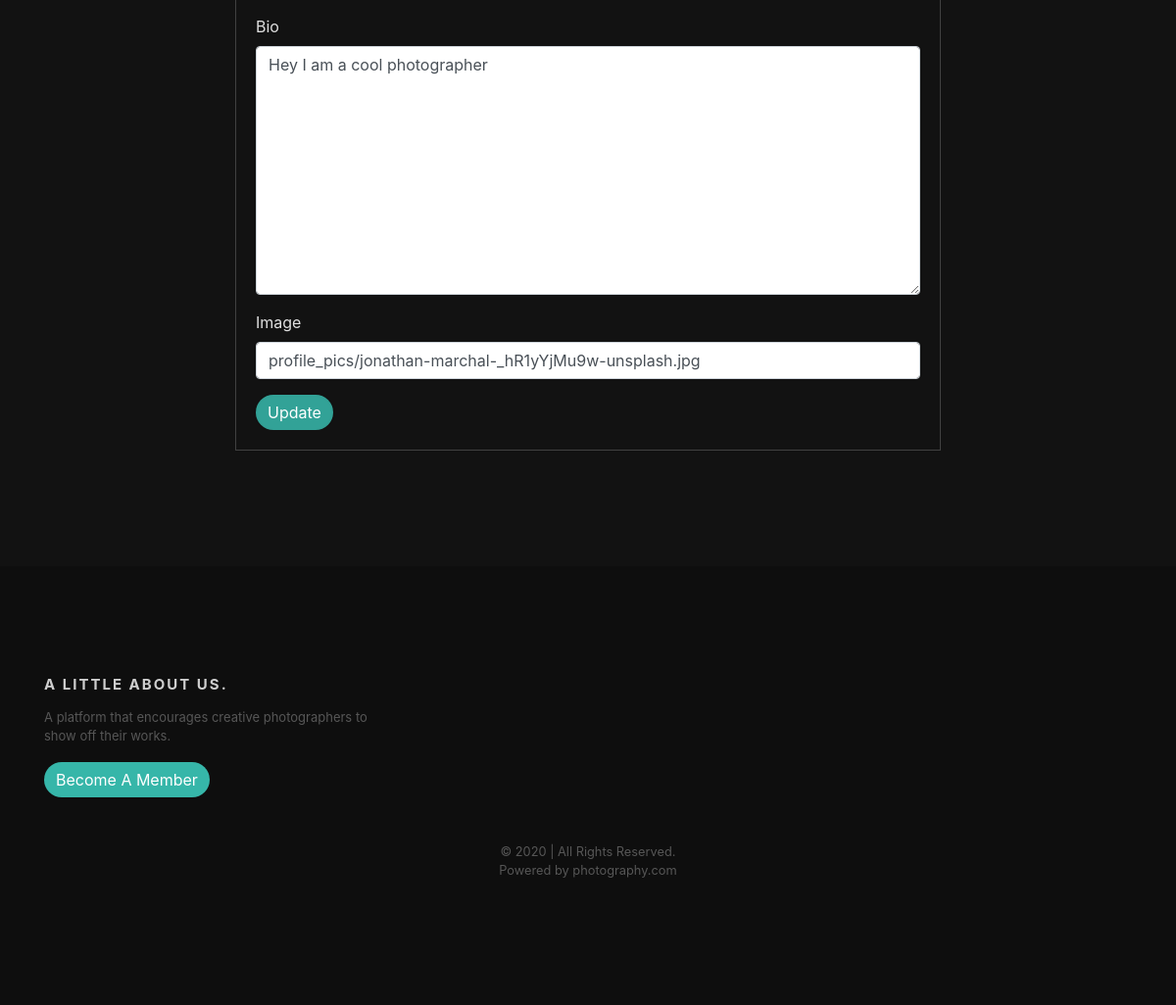
The app's page /profile/ (signed in, lower part), older data.
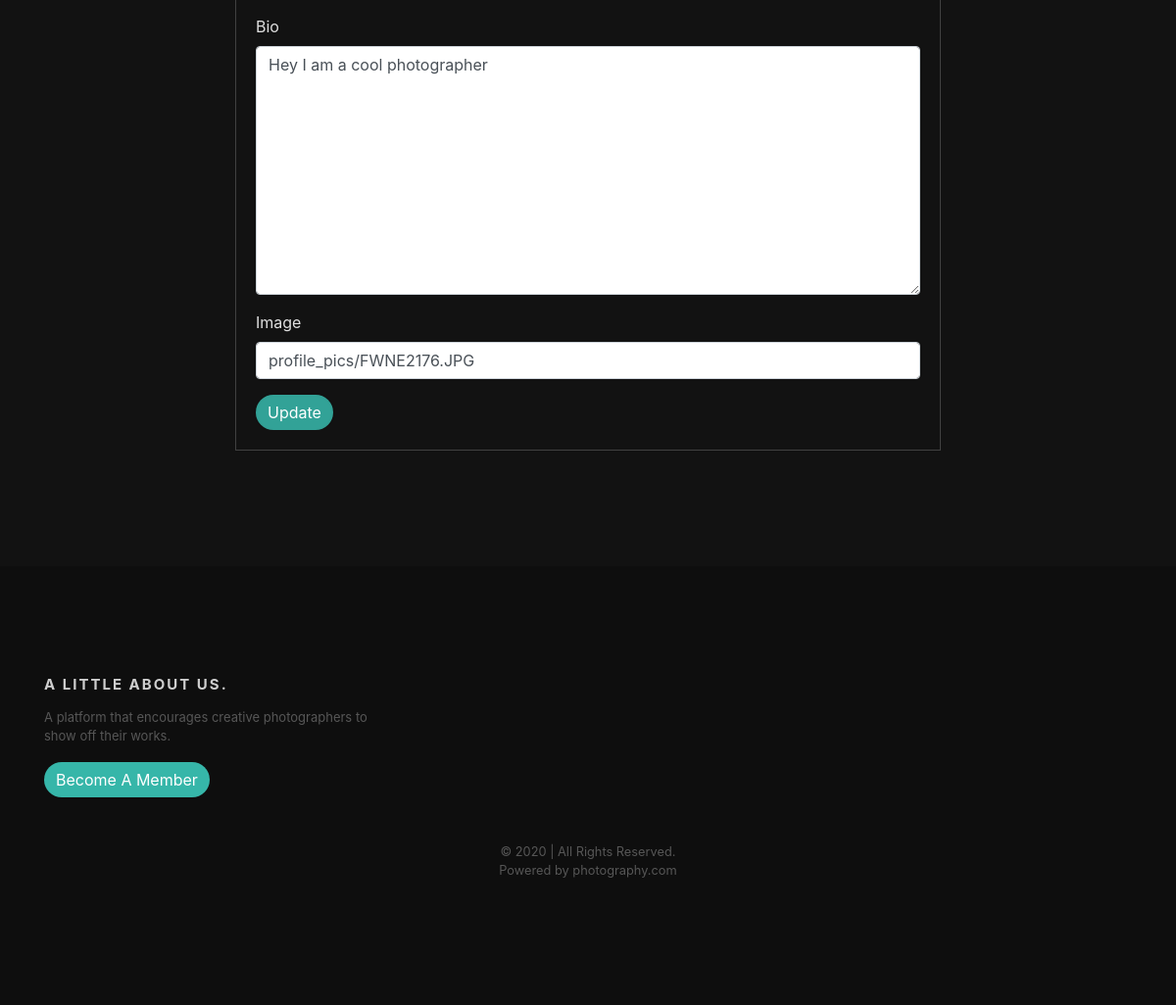
The same page, newer data.
### user/models.py (models this page shows, shortened)
class Profile(models.Model):
    user = models.OneToOneField(User, on_delete=models.CASCADE)
    bio = models.TextField(blank=True)
    image = CloudinaryField('image')
    def full_name(self):
        return f'{self.user.first_name} {self.user.last_name}'

### user/views.py (the view)
# urls.py: path('profile/', user_views.profile, name='profile'),
@login_required
def profile(request):
    if request.method == 'POST':
        u_form = UserUpdateForm(request.POST, instance=request.user)
        p_form = ProfileUpdateForm(request.POST, request.FILES, instance=request.user.profile)
        if u_form.is_valid() and p_form.is_valid():
            u_form.save()
            p_form.save()
            messages.success(request, f'Your profile has been updated')
            return redirect('profile')
    else:
        u_form = UserUpdateForm(instance=request.user)
        p_form = ProfileUpdateForm(instance=request.user.profile)
    context = {
        'u_form': u_form,
        'p_form': p_form
    }
    return render(request, 'user/profile.html', context)

### user/forms.py
class UserUpdateForm(forms.ModelForm):
    class Meta:
        model = User
        fields = ['username', 'email', 'first_name', 'last_name']

class ProfileUpdateForm(forms.ModelForm):
    image = CloudinaryFileField(
        options={
            'crop': 'thumb',
            'width': 300,
            'height': 300,
            'folder': 'avatars'
        }
    )
    class Meta:
        model = Profile
        fields = ['bio', 'image']

### user/templates/user/profile.html (shortened to what this page needs)
{%extends 'photo/base.html'%}
{% load crispy_forms_tags %}
{%block content%}
        <article id="profile">
            <section class="profile-edit">
                <form method="POST" enctype="multipart/form-data">
                   <fieldset>
                       <div class="forms">
                           {{p_form|crispy}}
                       </div>
                   </fieldset>
                   <div>
                       <button class="btn">Update</button>
                   </div>
               </form>
            </section>
        </article>
{%endblock content%}

### photo/templates/photo/base.html (shortened to what this page needs)
{% load cloudinary %}
{% load static %}
<!DOCTYPE html>
<html lang="en">
<head>
    <link rel="stylesheet" href="https://maxcdn.bootstrapcdn.com/bootstrap/4.0.0/css/bootstrap.min.css">
    <link rel="stylesheet" href="https://stackpath.bootstrapcdn.com/bootstrap/4.4.1/css/bootstrap.min.css">
    <link rel="stylesheet" type="text/css" href="{% static 'photo/main.css' %}">
</head>
<body>
    <main style="min-height: 100vh;">
        {%block content%}{%endblock content%}
    </main>
    <footer id="fh5co-footer" class="fh5co-bg" role="contentinfo">
		<div class="container">
			<div class="row row-pb-md">
				<div class="col-md-4 fh5co-widget">
					<h3>A Little About Us.</h3>
					<p>
                        A platform that encourages creative photographers to show off their works.
                    </p>
					<p><a class="btn btn-primary" href="{% url 'register' %}">Become A Member</a></p>
				</div>
			</div>
			<div class="row copyright">
				<div class="col-md-12 text-center">
					<p>
						<small class="block">&copy; 2020 | All Rights Reserved.</small>
						<small class="block">Powered by  photography.com</small>
					</p>
				</div>
			</div>
		</div>
	</footer>
</body>
</html>

### photo/static/photo/main.css (style rules this page uses)
body { background-color: #121212; }
.btn { border: none; border-radius: 25px!important; background-color: rgba(64, 224, 208, 0.7); color: rgba(255, 255, 255, 1); text-decoration: none!important; transition: 0.2s; }
#profile { width: 60%; display: grid; grid-template-columns: 100%; grid-gap: 100px 50px; margin: 70px auto 70px auto; }
#profile .profile-edit { width: 70%; color:rgba(255, 255, 255, 0.87); border: 1px solid rgba(255, 255, 255, 0.2); padding: 20px; width: 100%; justify-content: center; }
.fh5co-bg { background-size: cover; background-position: center center; background-repeat: no-repeat; position: relative; background-color: rgba(0, 0, 0, 0.2); width: 100%; height: auto; float: left; }
#fh5co-footer { padding: 7em 0; clear: both; height: auto; }
#fh5co-footer h3 { margin-bottom: 15px; font-weight: bold; font-size: 15px; letter-spacing: 2px; text-transform: uppercase; color: rgba(255, 255, 255, 0.8); }
#fh5co-footer p { color: rgba(255, 255, 255, 0.3); }
#fh5co-footer .fh5co-widget { margin-bottom: 30px; }
#fh5co-footer .fh5co-widget h3 { margin-bottom: 15px; font-weight: bold; font-size: 15px; letter-spacing: 2px; text-transform: uppercase; }
#fh5co-footer .fh5co-widget p { font-size: 13px; }
#fh5co-footer .copyright .block { display: block; }
#fh5co-footer .btn-primary { background: rgba(64, 224, 208, 0.8); color: #fff; border: 0px solid rgba(64, 224, 208, 0.8); }

Row changes from the older to the newer data that the page shows:
changed Profile "Hey I am a cool photographer": image "profile_pics/jonathan-marchal-_hR1yYjMu9w-unsplash.jpg" → "profile_pics/FWNE2176.JPG"
